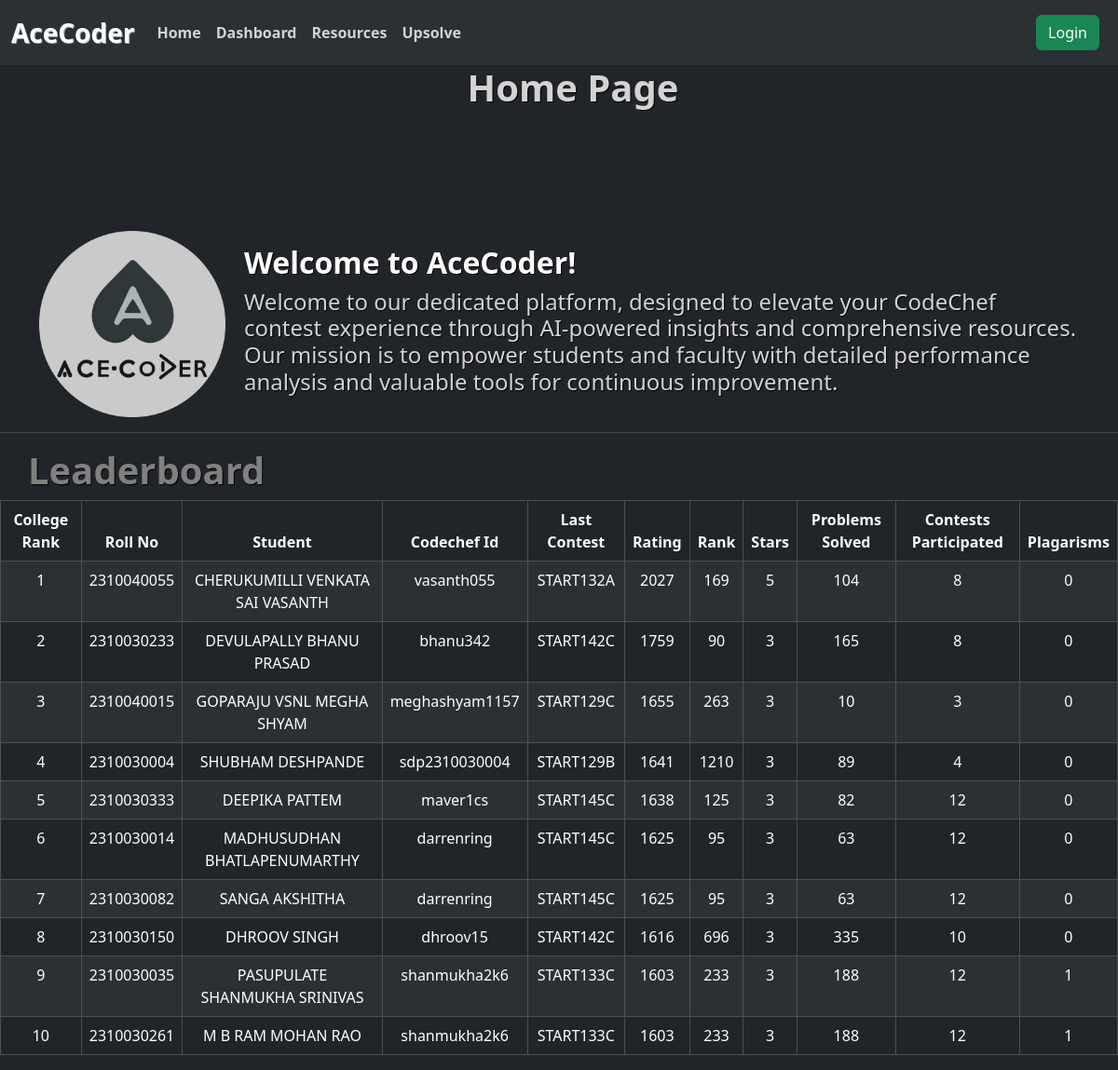
The page / on the database its author committed.
### dashboard/models.py (models this page shows, shortened)
class Codechef_database(models.Model):
    student = models.ForeignKey("Student", on_delete=models.CASCADE, null=True)
    last_contest = models.CharField(max_length=10 ,null=True, blank=True)
    latest_rating = models.IntegerField(null=True, blank=True)
    latest_rank = models.IntegerField(null=True, blank=True)
    no_of_contests = models.IntegerField(null=True, blank=True)
    no_of_problems = models.IntegerField(null=True, blank=True)
    plagarisms = models.IntegerField(null=True, blank=True)
    contest_problems = models.CharField(max_length=1000, null=True, blank=True)
    stars = models.IntegerField(null=True, blank=True)

class Student(models.Model): # Model for Student database
    department_options = ( # Options for department field
        ('Ai&Ds', 'Ai&Ds'),
        ('CSE', 'CSE'),
        ('ECE', 'ECE'),
    )
    years_options = ( # Options for year field
        ('1', '1'),
        ('2', '2'),
        ('3', '3'),
        ('4', '4'),
    )
    sections_options = ( # Options for section field
        ('1', '1'),
        ('2', '2'),
        ('3', '3'),
        ('4', '4'),
        ('5', '5'),
        ('6', '6'),
        ('7', '7'),
        ('8', '8'),
        ('9', '9'),
    )
    name = models.CharField(max_length=200)
    roll_no = models.CharField(max_length=10)
    codechef_id = models.CharField(max_length=100, null=True)
    department = models.CharField(choices=department_options, max_length=5)
    year = models.CharField(choices=years_options, max_length=1)
    section = models.CharField(choices=sections_options, max_length=1)

### dashboard/views.py (the view, shortened to what this page needs)
# urls.py: 2. Add a URL to urlpatterns:  path('', views.home, name='home')
def home(request):
    is_admin = request.user.groups.filter(name='admin').exists()
    details = Codechef_database.objects.all().order_by('-latest_rating', 'latest_rank')
    return render(request, "home.html", {'details': details, 'is_admin': is_admin})

### AceCoder/context_processors.py (called while the page is built)
def add_is_admin(request):
    is_admin = False
    if request.user.is_authenticated:
        is_admin = request.user.groups.filter(name='admin').exists()
    return {'is_admin': is_admin}

### templates/home.html (shortened to what this page needs)
{% extends "base.html" %}
{% load i18n %}
{% load static %}
{% block content %}
<h1 style="text-align: center; color: lightgrey; margin-bottom: 130px">Home Page</h1>
<div class="container">
    <div class="row align-items-center g-10">
        <div class="col-md-4 col-xl-2">
            <center>
                <img src="{% static 'Images/AceCoder_Rounded.png' %}" alt="Main_Logo" style="width: 200px; height: 200px;">
            </center>
        </div>
        <div class="col-md-8 col-xl-10">
            <h2 style="color: white">Welcome to AceCoder!</h2>
            <h4>Welcome to our dedicated platform, designed to elevate your CodeChef contest experience through AI-powered insights and comprehensive resources. Our mission is to empower students and faculty with detailed performance analysis and valuable tools for continuous improvement.</h4>
        </div>
    </div>
</div>
<hr style="color: darkgrey">
<h1>Leaderboard</h1>
<div class="table-responsive">
    <table class="table table-striped table-bordered">
        <thead>
            <tr style="text-align: center">
                <th>College Rank</th>
                <th>Roll No</th>
                <th>Student</th>
                <th>Codechef Id</th>
                <th>Last Contest</th>
                <th>Rating</th>
                <th>Rank</th>
                <th>Stars</th>
                <th>Problems Solved</th>
                <th>Contests Participated</th>
                <th>Plagarisms</th>
            </tr>
        </thead>
        <tbody>
            {% for student in details|slice:":10" %}
            <tr style="text-align: center">
                <td>{{ forloop.counter }}</td>
                <td>{{student.student.roll_no}}</td>
                <td>{{student.student.name}}</td>
                <td>{{student.student.codechef_id}}</td>
                <td>{{student.last_contest}}</td>
                <td>{{student.latest_rating}}</td>
                <td>{{student.latest_rank}}</td>
                <td>{{student.stars}}</td>
                <td>{{student.no_of_problems}}</td>
                <td>{{student.no_of_contests}}</td>
                <td>{{student.plagarisms}}</td>
            </tr>
            {% endfor %}
        </tbody>
    </table>
</div>
{% endblock %}

### rows shown on the page
Codechef_database: student.roll_no "2310040055", student.name "CHERUKUMILLI VENKATA SAI VASANTH", student.codechef_id "vasanth055", last_contest "START132A", latest_rating "2027", latest_rank "169", stars "5", no_of_problems "104", no_of_contests "8", plagarisms "0"
Codechef_database: student.roll_no "2310030233", student.name "DEVULAPALLY BHANU PRASAD", student.codechef_id "bhanu342", last_contest "START142C", latest_rating "1759", latest_rank "90", stars "3", no_of_problems "165", no_of_contests "8", plagarisms "0"
Codechef_database: student.roll_no "2310040015", student.name "GOPARAJU VSNL MEGHA SHYAM", student.codechef_id "meghashyam1157", last_contest "START129C", latest_rating "1655", latest_rank "263", stars "3", no_of_problems "10", no_of_contests "3", plagarisms "0"
Codechef_database: student.roll_no "2310030004", student.name "SHUBHAM DESHPANDE", student.codechef_id "sdp2310030004", last_contest "START129B", latest_rating "1641", latest_rank "1210", stars "3", no_of_problems "89", no_of_contests "4", plagarisms "0"
Codechef_database: student.roll_no "2310030333", student.name "DEEPIKA PATTEM", student.codechef_id "maver1cs", last_contest "START145C", latest_rating "1638", latest_rank "125", stars "3", no_of_problems "82", no_of_contests "12", plagarisms "0"
Codechef_database: student.roll_no "2310030014", student.name "MADHUSUDHAN BHATLAPENUMARTHY", student.codechef_id "darrenring", last_contest "START145C", latest_rating "1625", latest_rank "95", stars "3", no_of_problems "63", no_of_contests "12", plagarisms "0"
Codechef_database: student.roll_no "2310030082", student.name "SANGA AKSHITHA", student.codechef_id "darrenring", last_contest "START145C", latest_rating "1625", latest_rank "95", stars "3", no_of_problems "63", no_of_contests "12", plagarisms "0"
Codechef_database: student.roll_no "2310030150", student.name "DHROOV SINGH", student.codechef_id "dhroov15", last_contest "START142C", latest_rating "1616", latest_rank "696", stars "3", no_of_problems "335", no_of_contests "10", plagarisms "0"
Codechef_database: student.roll_no "2310030035", student.name "PASUPULATE SHANMUKHA SRINIVAS", student.codechef_id "shanmukha2k6", last_contest "START133C", latest_rating "1603", latest_rank "233", stars "3", no_of_problems "188", no_of_contests "12", plagarisms "1"
Codechef_database: student.roll_no "2310030261", student.name "M B RAM MOHAN RAO", student.codechef_id "shanmukha2k6", last_contest "START133C", latest_rating "1603", latest_rank "233", stars "3", no_of_problems "188", no_of_contests "12", plagarisms "1"
